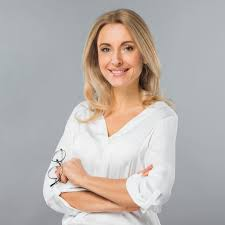
#> input picture OpenCV Notes/Photos/lady.jpeg, 225 x 225 px, found by its file name
$ python face_detect.py
#> lines starting #> are read from the running program, lines starting #| are printed output that depends on the picture; after the words box and inside, x2 and y2 are one past the last pixel; in counts of white or black regions, pixels touching at a corner belong together
import cv2 as cv

img = cv.imread(r'OpenCV Notes\Photos\lady.jpeg')
#> img is the input picture: shape (225, 225, 3); mean B, G, R 174.4, 177.9, 185.4
cv.imshow('Lady', img)

gray = cv.cvtColor(img, cv.COLOR_BGR2GRAY)
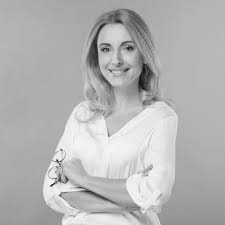
#> gray: shape (225, 225); min 1, max 254, mean 179.9
cv.imshow('Gray', gray)


haar_cascade = cv.CascadeClassifier(r'OpenCV Notes\haar_face.xml')

faces_rect = haar_cascade.detectMultiScale(gray, scaleFactor=1.1, minNeighbors=3)
#> faces_rect = [[88, 26, 59, 59]]
# minNeighbors specifies how many neighbors each candidate rectangle should have to retain it

print(len(faces_rect))
#| 1

for (x, y, w, h) in faces_rect:
    cv.rectangle(img, (x, y), (x+w, y+h), (0,255,0), thickness=2)
#> this loop made 1 pass
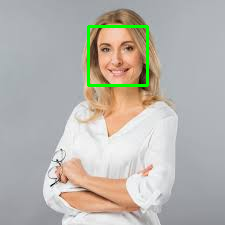
#> img: shape (225, 225, 3); 1.39% of pixels changed, all inside (x1, y1, x2, y2) = (87, 25, 149, 87)

cv.imshow('Detected Face', img)

cv.waitKey(0)

$ run again, with OpenCV Notes/Photos/cats_1.jpeg copied over OpenCV Notes/Photos/lady.jpeg
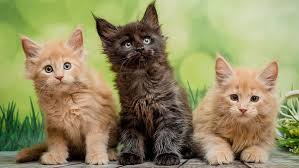
#> input picture OpenCV Notes/Photos/cats_1.jpeg, 299 x 168 px, found by its file name
#> img is the input picture: shape (168, 299, 3); mean B, G, R 99, 140.8, 146.7
#> `gray = cv.cvtColor(img, cv.COLOR_BGR2GRAY)`:
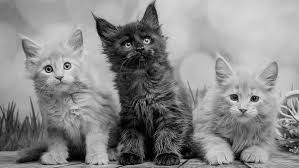
#> gray: shape (168, 299); min 0, max 239, mean 137.8
#> faces_rect = [[84, 123, 26, 26]]
#| 1
#> the loop `for (x, y, w, h) in faces_rect:` made 1 pass
#> after the loop `for (x, y, w, h) in faces_rect:`:
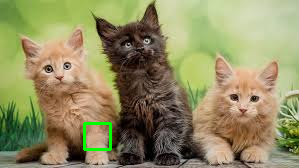
#> img: shape (168, 299, 3); 0.61% of pixels changed, all inside (x1, y1, x2, y2) = (83, 122, 112, 151)
